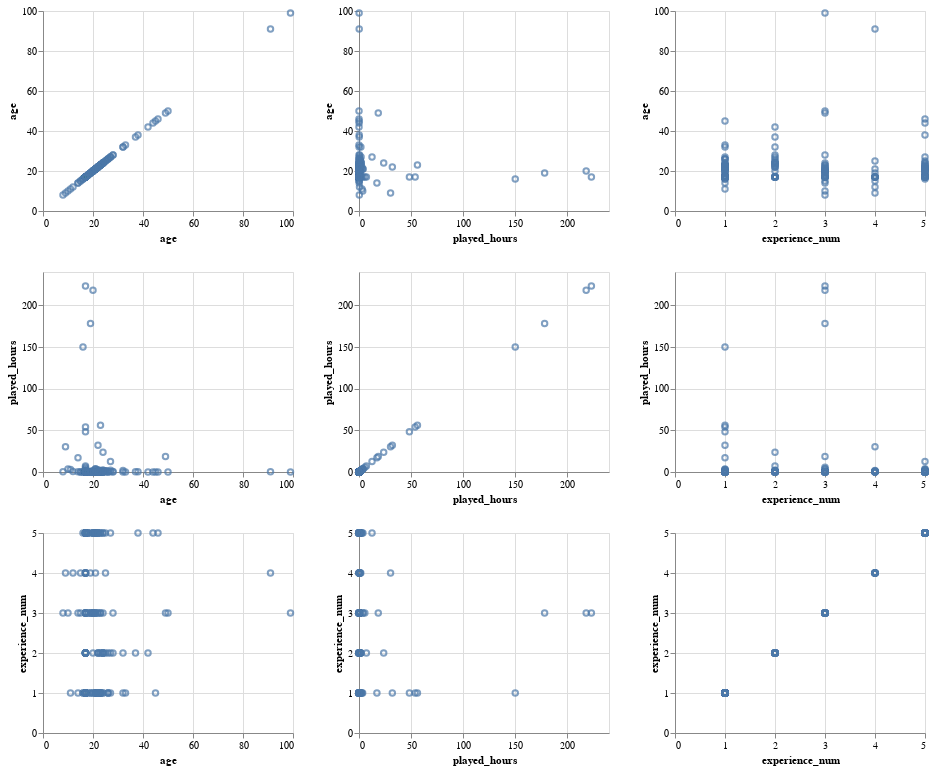

Notebook cell for this chart:
### Markdown cell above
**Pairplot**

### Code cell
import altair as alt

columns = ["age", "played_hours", "experience_num"]  # pick your numeric columns

pair_plot = alt.Chart(players_filtered).mark_point().encode(
    alt.X(alt.repeat("column"), type="quantitative"),
    alt.Y(alt.repeat("row"), type="quantitative")
).properties(
    width=250,
    height=200
).repeat(
    row=columns,
    column=columns
)

pair_plot

### Figure 1 — Vega specification as saved in the notebook (floating-point values rounded to 4 significant figures; data arrays with more than 128 entries replaced by an {"elided": "..."} marker saying what was removed)
{"$schema": "https://vega.github.io/schema/vega/v5.json", "data": [{"name": "source_0"}, {"name": "data_0", "values": {"elided": "196 records"}}, {"name": "data_1", "values": {"elided": "196 records"}}, {"name": "data_2", "values": {"elided": "196 records"}}, {"name": "data_3", "values": {"elided": "196 records"}}, {"name": "data_4", "values": {"elided": "196 records"}}, {"name": "data_5", "values": {"elided": "196 records"}}, {"name": "data_0_child__row_agecolumn_age_x_domain_age", "values": [{"min": 8, "max": 99}]}, {"name": "data_0_child__row_agecolumn_age_y_domain_age", "values": [{"min": 8, "max": 99}]}, {"name": "data_1_child__row_agecolumn_played_hours_x_domain_played_hours", "values": [{"min": 0.0, "max": 223.1}]}, {"name": "data_1_child__row_agecolumn_played_hours_y_domain_age", "values": [{"min": 8, "max": 99}]}, {"name": "data_2_child__row_agecolumn_experience_num_x_domain_experience_num", "values": [{"min": 1, "max": 5}]}, {"name": "data_2_child__row_agecolumn_experience_num_y_domain_age", "values": [{"min": 8, "max": 99}]}, {"name": "data_1_child__row_played_hourscolumn_age_x_domain_age", "values": [{"min": 8, "max": 99}]}, {"name": "data_1_child__row_played_hourscolumn_age_y_domain_played_hours", "values": [{"min": 0.0, "max": 223.1}]}, {"name": "data_3_child__row_played_hourscolumn_played_hours_x_domain_played_hours", "values": [{"min": 0.0, "max": 223.1}]}, {"name": "data_3_child__row_played_hourscolumn_played_hours_y_domain_played_hours", "values": [{"min": 0.0, "max": 223.1}]}, {"name": "data_4_child__row_played_hourscolumn_experience_num_x_domain_experience_num", "values": [{"min": 1, "max": 5}]}, {"name": "data_4_child__row_played_hourscolumn_experience_num_y_domain_played_hours", "values": [{"min": 0.0, "max": 223.1}]}, {"name": "data_2_child__row_experience_numcolumn_age_x_domain_age", "values": [{"min": 8, "max": 99}]}, {"name": "data_2_child__row_experience_numcolumn_age_y_domain_experience_num", "values": [{"min": 1, "max": 5}]}, {"name": "data_4_child__row_experience_numcolumn_played_hours_x_domain_played_hours", "values": [{"min": 0.0, "max": 223.1}]}, {"name": "data_4_child__row_experience_numcolumn_played_hours_y_domain_experience_num", "values": [{"min": 1, "max": 5}]}, {"name": "data_5_child__row_experience_numcolumn_experience_num_x_domain_experience_num", "values": [{"min": 1, "max": 5}]}, {"name": "data_5_child__row_experience_numcolumn_experience_num_y_domain_experience_num", "values": [{"min": 1, "max": 5}]}], "signals": [{"name": "childWidth", "value": 250}, {"name": "childHeight", "value": 200}], "marks": [{"type": "group", "name": "child__row_agecolumn_age_group", "encode": {"update": {"height": {"signal": "childHeight"}, "width": {"signal": "childWidth"}}}, "marks": [{"type": "symbol", "name": "child__row_agecolumn_age_marks", "from": {"data": "data_0"}, "encode": {"update": {"x": {"field": "age", "scale": "child__row_agecolumn_age_x"}, "y": {"field": "age", "scale": "child__row_agecolumn_age_y"}, "opacity": {"value": 0.7}, "fill": {"value": "transparent"}, "stroke": {"value": "#4c78a8"}}}, "style": ["point"]}], "axes": [{"scale": "child__row_agecolumn_age_x", "orient": "bottom", "gridScale": "child__row_agecolumn_age_y", "maxExtent": 0, "grid": true, "domain": false, "zindex": 0, "aria": false, "minExtent": 0, "tickCount": {"signal": "ceil(childWidth/40)"}, "ticks": false, "labels": false}, {"scale": "child__row_agecolumn_age_y", "labels": false, "gridScale": "child__row_agecolumn_age_x", "aria": false, "orient": "left", "maxExtent": 0, "grid": true, "minExtent": 0, "domain": false, "tickCount": {"signal": "ceil(childHeight/40)"}, "ticks": false, "zindex": 0}, {"scale": "child__row_agecolumn_age_x", "labelFlush": true, "tickCount": {"signal": "ceil(childWidth/40)"}, "zindex": 0, "grid": false, "title": "age", "labelOverlap": true, "orient": "bottom"}, {"scale": "child__row_agecolumn_age_y", "labelOverlap": true, "tickCount": {"signal": "ceil(childHeight/40)"}, "zindex": 0, "orient": "left", "title": "age", "grid": false}], "style": "cell"}, {"type": "group", "name": "child__row_agecolumn_played_hours_group", "encode": {"update": {"height": {"signal": "childHeight"}, "width": {"signal": "childWidth"}}}, "marks": [{"type": "symbol", "name": "child__row_agecolumn_played_hours_marks", "from": {"data": "data_1"}, "encode": {"update": {"x": {"field": "played_hours", "scale": "child__row_agecolumn_played_hours_x"}, "y": {"field": "age", "scale": "child__row_agecolumn_played_hours_y"}, "stroke": {"value": "#4c78a8"}, "fill": {"value": "transparent"}, "opacity": {"value": 0.7}}}, "style": ["point"]}], "axes": [{"scale": "child__row_agecolumn_played_hours_x", "maxExtent": 0, "tickCount": {"signal": "ceil(childWidth/40)"}, "ticks": false, "minExtent": 0, "grid": true, "zindex": 0, "gridScale": "child__row_agecolumn_played_hours_y", "aria": false, "orient": "bottom", "labels": false, "domain": false}, {"scale": "child__row_agecolumn_played_hours_y", "orient": "left", "labels": false, "aria": false, "tickCount": {"signal": "ceil(childHeight/40)"}, "grid": true, "gridScale": "child__row_agecolumn_played_hours_x", "maxExtent": 0, "minExtent": 0, "zindex": 0, "domain": false, "ticks": false}, {"scale": "child__row_agecolumn_played_hours_x", "title": "played_hours", "orient": "bottom", "labelOverlap": true, "zindex": 0, "tickCount": {"signal": "ceil(childWidth/40)"}, "labelFlush": true, "grid": false}, {"scale": "child__row_agecolumn_played_hours_y", "tickCount": {"signal": "ceil(childHeight/40)"}, "orient": "left", "zindex": 0, "title": "age", "grid": false, "labelOverlap": true}], "style": "cell"}, {"type": "group", "name": "child__row_agecolumn_experience_num_group", "encode": {"update": {"width": {"signal": "childWidth"}, "height": {"signal": "childHeight"}}}, "marks": [{"type": "symbol", "name": "child__row_agecolumn_experience_num_marks", "from": {"data": "data_2"}, "encode": {"update": {"x": {"field": "experience_num", "scale": "child__row_agecolumn_experience_num_x"}, "y": {"field": "age", "scale": "child__row_agecolumn_experience_num_y"}, "fill": {"value": "transparent"}, "opacity": {"value": 0.7}, "stroke": {"value": "#4c78a8"}}}, "style": ["point"]}], "axes": [{"scale": "child__row_agecolumn_experience_num_x", "maxExtent": 0, "gridScale": "child__row_agecolumn_experience_num_y", "orient": "bottom", "labels": false, "aria": false, "domain": false, "zindex": 0, "ticks": false, "grid": true, "tickCount": {"signal": "ceil(childWidth/40)"}, "minExtent": 0}, {"scale": "child__row_agecolumn_experience_num_y", "ticks": false, "minExtent": 0, "labels": false, "grid": true, "maxExtent": 0, "orient": "left", "tickCount": {"signal": "ceil(childHeight/40)"}, "zindex": 0, "domain": false, "gridScale": "child__row_agecolumn_experience_num_x", "aria": false}, {"scale": "child__row_agecolumn_experience_num_x", "zindex": 0, "orient": "bottom", "title": "experience_num", "grid": false, "labelFlush": true, "labelOverlap": true, "tickCount": {"signal": "ceil(childWidth/40)"}}, {"scale": "child__row_agecolumn_experience_num_y", "labelOverlap": true, "orient": "left", "tickCount": {"signal": "ceil(childHeight/40)"}, "grid": false, "title": "age", "zindex": 0}], "style": "cell"}, {"type": "group", "name": "child__row_played_hourscolumn_age_group", "encode": {"update": {"width": {"signal": "childWidth"}, "height": {"signal": "childHeight"}}}, "marks": [{"type": "symbol", "name": "child__row_played_hourscolumn_age_marks", "from": {"data": "data_1"}, "encode": {"update": {"stroke": {"value": "#4c78a8"}, "x": {"field": "age", "scale": "child__row_played_hourscolumn_age_x"}, "opacity": {"value": 0.7}, "fill": {"value": "transparent"}, "y": {"field": "played_hours", "scale": "child__row_played_hourscolumn_age_y"}}}, "style": ["point"]}], "axes": [{"scale": "child__row_played_hourscolumn_age_x", "labels": false, "aria": false, "grid": true, "gridScale": "child__row_played_hourscolumn_age_y", "domain": false, "tickCount": {"signal": "ceil(childWidth/40)"}, "maxExtent": 0, "minExtent": 0, "ticks": false, "zindex": 0, "orient": "bottom"}, {"scale": "child__row_played_hourscolumn_age_y", "aria": false, "domain": false, "grid": true, "tickCount": {"signal": "ceil(childHeight/40)"}, "maxExtent": 0, "ticks": false, "gridScale": "child__row_played_hourscolumn_age_x", "orient": "left", "labels": false, "minExtent": 0, "zindex": 0}, {"scale": "child__row_played_hourscolumn_age_x", "grid": false, "orient": "bottom", "tickCount": {"signal": "ceil(childWidth/40)"}, "zindex": 0, "title": "age", "labelFlush": true, "labelOverlap": true}, {"scale": "child__row_played_hourscolumn_age_y", "title": "played_hours", "orient": "left", "labelOverlap": true, "tickCount": {"signal": "ceil(childHeight/40)"}, "grid": false, "zindex": 0}], "style": "cell"}, {"type": "group", "name": "child__row_played_hourscolumn_played_hours_group", "encode": {"update": {"width": {"signal": "childWidth"}, "height": {"signal": "childHeight"}}}, "marks": [{"type": "symbol", "name": "child__row_played_hourscolumn_played_hours_marks", "from": {"data": "data_3"}, "encode": {"update": {"x": {"field": "played_hours", "scale": "child__row_played_hourscolumn_played_hours_x"}, "stroke": {"value": "#4c78a8"}, "y": {"field": "played_hours", "scale": "child__row_played_hourscolumn_played_hours_y"}, "opacity": {"value": 0.7}, "fill": {"value": "transparent"}}}, "style": ["point"]}], "axes": [{"scale": "child__row_played_hourscolumn_played_hours_x", "tickCount": {"signal": "ceil(childWidth/40)"}, "aria": false, "grid": true, "maxExtent": 0, "zindex": 0, "ticks": false, "minExtent": 0, "gridScale": "child__row_played_hourscolumn_played_hours_y", "orient": "bottom", "labels": false, "domain": false}, {"scale": "child__row_played_hourscolumn_played_hours_y", "tickCount": {"signal": "ceil(childHeight/40)"}, "maxExtent": 0, "gridScale": "child__row_played_hourscolumn_played_hours_x", "labels": false, "aria": false, "minExtent": 0, "ticks": false, "orient": "left", "grid": true, "zindex": 0, "domain": false}, {"scale": "child__row_played_hourscolumn_played_hours_x", "labelOverlap": true, "tickCount": {"signal": "ceil(childWidth/40)"}, "title": "played_hours", "zindex": 0, "labelFlush": true, "orient": "bottom", "grid": false}, {"scale": "child__row_played_hourscolumn_played_hours_y", "title": "played_hours", "labelOverlap": true, "zindex": 0, "grid": false, "orient": "left", "tickCount": {"signal": "ceil(childHeight/40)"}}], "style": "cell"}, {"type": "group", "name": "child__row_played_hourscolumn_experience_num_group", "encode": {"update": {"width": {"signal": "childWidth"}, "height": {"signal": "childHeight"}}}, "marks": [{"type": "symbol", "name": "child__row_played_hourscolumn_experience_num_marks", "from": {"data": "data_4"}, "encode": {"update": {"y": {"field": "played_hours", "scale": "child__row_played_hourscolumn_experience_num_y"}, "opacity": {"value": 0.7}, "fill": {"value": "transparent"}, "stroke": {"value": "#4c78a8"}, "x": {"field": "experience_num", "scale": "child__row_played_hourscolumn_experience_num_x"}}}, "style": ["point"]}], "axes": [{"scale": "child__row_played_hourscolumn_experience_num_x", "zindex": 0, "domain": false, "aria": false, "grid": true, "labels": false, "tickCount": {"signal": "ceil(childWidth/40)"}, "orient": "bottom", "ticks": false, "maxExtent": 0, "gridScale": "child__row_played_hourscolumn_experience_num_y", "minExtent": 0}, {"scale": "child__row_played_hourscolumn_experience_num_y", "labels": false, "orient": "left", "tickCount": {"signal": "ceil(childHeight/40)"}, "aria": false, "ticks": false, "domain": false, "zindex": 0, "gridScale": "child__row_played_hourscolumn_experience_num_x", "maxExtent": 0, "grid": true, "minExtent": 0}, {"scale": "child__row_played_hourscolumn_experience_num_x", "labelOverlap": true, "grid": false, "orient": "bottom", "labelFlush": true, "title": "experience_num", "tickCount": {"signal": "ceil(childWidth/40)"}, "zindex": 0}, {"scale": "child__row_played_hourscolumn_experience_num_y", "zindex": 0, "labelOverlap": true, "orient": "left", "grid": false, "title": "played_hours", "tickCount": {"signal": "ceil(childHeight/40)"}}], "style": "cell"}, {"type": "group", "name": "child__row_experience_numcolumn_age_group", "encode": {"update": {"height": {"signal": "childHeight"}, "width": {"signal": "childWidth"}}}, "marks": [{"type": "symbol", "name": "child__row_experience_numcolumn_age_marks", "from": {"data": "data_2"}, "encode": {"update": {"y": {"field": "experience_num", "scale": "child__row_experience_numcolumn_age_y"}, "fill": {"value": "transparent"}, "opacity": {"value": 0.7}, "stroke": {"value": "#4c78a8"}, "x": {"field": "age", "scale": "child__row_experience_numcolumn_age_x"}}}, "style": ["point"]}], "axes": [{"scale": "child__row_experience_numcolumn_age_x", "gridScale": "child__row_experience_numcolumn_age_y", "grid": true, "labels": false, "aria": false, "orient": "bottom", "domain": false, "maxExtent": 0, "minExtent": 0, "zindex": 0, "tickCount": {"signal": "ceil(childWidth/40)"}, "ticks": false}, {"scale": "child__row_experience_numcolumn_age_y", "gridScale": "child__row_experience_numcolumn_age_x", "minExtent": 0, "orient": "left", "labels": false, "zindex": 0, "aria": false, "grid": true, "tickCount": {"signal": "ceil(childHeight/40)"}, "maxExtent": 0, "ticks": false, "domain": false}, {"scale": "child__row_experience_numcolumn_age_x", "tickCount": {"signal": "ceil(childWidth/40)"}, "zindex": 0, "labelOverlap": true, "title": "age", "labelFlush": true, "orient": "bottom", "grid": false}, {"scale": "child__row_experience_numcolumn_age_y", "title": "experience_num", "orient": "left", "labelOverlap": true, "tickCount": {"signal": "ceil(childHeight/40)"}, "zindex": 0, "grid": false}], "style": "cell"}, {"type": "group", "name": "child__row_experience_numcolumn_played_hours_group", "encode": {"update": {"height": {"signal": "childHeight"}, "width": {"signal": "childWidth"}}}, "marks": [{"type": "symbol", "name": "child__row_experience_numcolumn_played_hours_marks", "from": {"data": "data_4"}, "encode": {"update": {"x": {"field": "played_hours", "scale": "child__row_experience_numcolumn_played_hours_x"}, "opacity": {"value": 0.7}, "y": {"field": "experience_num", "scale": "child__row_experience_numcolumn_played_hours_y"}, "fill": {"value": "transparent"}, "stroke": {"value": "#4c78a8"}}}, "style": ["point"]}], "axes": [{"scale": "child__row_experience_numcolumn_played_hours_x", "maxExtent": 0, "orient": "bottom", "ticks": false, "tickCount": {"signal": "ceil(childWidth/40)"}, "gridScale": "child__row_experience_numcolumn_played_hours_y", "grid": true, "minExtent": 0, "zindex": 0, "labels": false, "domain": false, "aria": false}, {"scale": "child__row_experience_numcolumn_played_hours_y", "grid": true, "labels": false, "domain": false, "maxExtent": 0, "minExtent": 0, "orient": "left", "gridScale": "child__row_experience_numcolumn_played_hours_x", "tickCount": {"signal": "ceil(childHeight/40)"}, "aria": false, "ticks": false, "zindex": 0}, {"scale": "child__row_experience_numcolumn_played_hours_x", "grid": false, "labelOverlap": true, "orient": "bottom", "tickCount": {"signal": "ceil(childWidth/40)"}, "labelFlush": true, "zindex": 0, "title": "played_hours"}, {"scale": "child__row_experience_numcolumn_played_hours_y", "tickCount": {"signal": "ceil(childHeight/40)"}, "zindex": 0, "grid": false, "title": "experience_num", "orient": "left", "labelOverlap": true}], "style": "cell"}, {"type": "group", "name": "child__row_experience_numcolumn_experience_num_group", "encode": {"update": {"width": {"signal": "childWidth"}, "height": {"signal": "childHeight"}}}, "marks": [{"type": "symbol", "name": "child__row_experience_numcolumn_experience_num_marks", "from": {"data": "data_5"}, "encode": {"update": {"opacity": {"value": 0.7}, "fill": {"value": "transparent"}, "stroke": {"value": "#4c78a8"}, "y": {"field": "experience_num", "scale": "child__row_experience_numcolumn_experience_num_y"}, "x": {"field": "experience_num", "scale": "child__row_experience_numcolumn_experience_num_x"}}}, "style": ["point"]}], "axes": [{"scale": "child__row_experience_numcolumn_experience_num_x", "maxExtent": 0, "ticks": false, "zindex": 0, "labels": false, "aria": false, "grid": true, "gridScale": "child__row_experience_numcolumn_experience_num_y", "tickCount": {"signal": "ceil(childWidth/40)"}, "orient": "bottom", "minExtent": 0, "domain": false}, {"scale": "child__row_experience_numcolumn_experience_num_y", "maxExtent": 0, "gridScale": "child__row_experience_numcolumn_experience_num_x", "labels": false, "minExtent": 0, "zindex": 0, "domain": false, "orient": "left", "grid": true, "tickCount": {"signal": "ceil(childHeight/40)"}, "aria": false, "ticks": false}, {"scale": "child__row_experience_numcolumn_experience_num_x", "zindex": 0, "orient": "bottom", "labelOverlap": true, "title": "experience_num", "grid": false, "labelFlush": true, "tickCount": {"signal": "ceil(childWidth/40)"}}, {"scale": "child__row_experience_numcolumn_experience_num_y", "tickCount": {"signal": "ceil(childHeight/40)"}, "labelOverlap": true, "zindex": 0, "grid": false, "title": "experience_num", "orient": "left"}], "style": "cell"}], "scales": [{"name": "child__row_agecolumn_age_x", "type": "linear", "domain": [{"signal": "(data(\"data_0_child__row_agecolumn_age_x_domain_age\")[0] || {}).min"}, {"signal": "(data(\"data_0_child__row_agecolumn_age_x_domain_age\")[0] || {}).max"}], "range": [0, {"signal": "childWidth"}], "zero": true, "nice": true}, {"name": "child__row_agecolumn_age_y", "type": "linear", "domain": [{"signal": "(data(\"data_0_child__row_agecolumn_age_y_domain_age\")[0] || {}).min"}, {"signal": "(data(\"data_0_child__row_agecolumn_age_y_domain_age\")[0] || {}).max"}], "range": [{"signal": "childHeight"}, 0], "zero": true, "nice": true}, {"name": "child__row_agecolumn_played_hours_x", "type": "linear", "domain": [{"signal": "(data(\"data_1_child__row_agecolumn_played_hours_x_domain_played_hours\")[0] || {}).min"}, {"signal": "(data(\"data_1_child__row_agecolumn_played_hours_x_domain_played_hours\")[0] || {}).max"}], "range": [0, {"signal": "childWidth"}], "nice": true, "zero": true}, {"name": "child__row_agecolumn_played_hours_y", "type": "linear", "domain": [{"signal": "(data(\"data_1_child__row_agecolumn_played_hours_y_domain_age\")[0] || {}).min"}, {"signal": "(data(\"data_1_child__row_agecolumn_played_hours_y_domain_age\")[0] || {}).max"}], "range": [{"signal": "childHeight"}, 0], "zero": true, "nice": true}, {"name": "child__row_agecolumn_experience_num_x", "type": "linear", "domain": [{"signal": "(data(\"data_2_child__row_agecolumn_experience_num_x_domain_experience_num\")[0] || {}).min"}, {"signal": "(data(\"data_2_child__row_agecolumn_experience_num_x_domain_experience_num\")[0] || {}).max"}], "range": [0, {"signal": "childWidth"}], "nice": true, "zero": true}, {"name": "child__row_agecolumn_experience_num_y", "type": "linear", "domain": [{"signal": "(data(\"data_2_child__row_agecolumn_experience_num_y_domain_age\")[0] || {}).min"}, {"signal": "(data(\"data_2_child__row_agecolumn_experience_num_y_domain_age\")[0] || {}).max"}], "range": [{"signal": "childHeight"}, 0], "zero": true, "nice": true}, {"name": "child__row_played_hourscolumn_age_x", "type": "linear", "domain": [{"signal": "(data(\"data_1_child__row_played_hourscolumn_age_x_domain_age\")[0] || {}).min"}, {"signal": "(data(\"data_1_child__row_played_hourscolumn_age_x_domain_age\")[0] || {}).max"}], "range": [0, {"signal": "childWidth"}], "nice": true, "zero": true}, {"name": "child__row_played_hourscolumn_age_y", "type": "linear", "domain": [{"signal": "(data(\"data_1_child__row_played_hourscolumn_age_y_domain_played_hours\")[0] || {}).min"}, {"signal": "(data(\"data_1_child__row_played_hourscolumn_age_y_domain_played_hours\")[0] || {}).max"}], "range": [{"signal": "childHeight"}, 0], "nice": true, "zero": true}, {"name": "child__row_played_hourscolumn_played_hours_x", "type": "linear", "domain": [{"signal": "(data(\"data_3_child__row_played_hourscolumn_played_hours_x_domain_played_hours\")[0] || {}).min"}, {"signal": "(data(\"data_3_child__row_played_hourscolumn_played_hours_x_domain_played_hours\")[0] || {}).max"}], "range": [0, {"signal": "childWidth"}], "zero": true, "nice": true}, {"name": "child__row_played_hourscolumn_played_hours_y", "type": "linear", "domain": [{"signal": "(data(\"data_3_child__row_played_hourscolumn_played_hours_y_domain_played_hours\")[0] || {}).min"}, {"signal": "(data(\"data_3_child__row_played_hourscolumn_played_hours_y_domain_played_hours\")[0] || {}).max"}], "range": [{"signal": "childHeight"}, 0], "nice": true, "zero": true}, {"name": "child__row_played_hourscolumn_experience_num_x", "type": "linear", "domain": [{"signal": "(data(\"data_4_child__row_played_hourscolumn_experience_num_x_domain_experience_num\")[0] || {}).min"}, {"signal": "(data(\"data_4_child__row_played_hourscolumn_experience_num_x_domain_experience_num\")[0] || {}).max"}], "range": [0, {"signal": "childWidth"}], "nice": true, "zero": true}, {"name": "child__row_played_hourscolumn_experience_num_y", "type": "linear", "domain": [{"signal": "(data(\"data_4_child__row_played_hourscolumn_experience_num_y_domain_played_hours\")[0] || {}).min"}, {"signal": "(data(\"data_4_child__row_played_hourscolumn_experience_num_y_domain_played_hours\")[0] || {}).max"}], "range": [{"signal": "childHeight"}, 0], "nice": true, "zero": true}, {"name": "child__row_experience_numcolumn_age_x", "type": "linear", "domain": [{"signal": "(data(\"data_2_child__row_experience_numcolumn_age_x_domain_age\")[0] || {}).min"}, {"signal": "(data(\"data_2_child__row_experience_numcolumn_age_x_domain_age\")[0] || {}).max"}], "range": [0, {"signal": "childWidth"}], "zero": true, "nice": true}, {"name": "child__row_experience_numcolumn_age_y", "type": "linear", "domain": [{"signal": "(data(\"data_2_child__row_experience_numcolumn_age_y_domain_experience_num\")[0] || {}).min"}, {"signal": "(data(\"data_2_child__row_experience_numcolumn_age_y_domain_experience_num\")[0] || {}).max"}], "range": [{"signal": "childHeight"}, 0], "zero": true, "nice": true}, {"name": "child__row_experience_numcolumn_played_hours_x", "type": "linear", "domain": [{"signal": "(data(\"data_4_child__row_experience_numcolumn_played_hours_x_domain_played_hours\")[0] || {}).min"}, {"signal": "(data(\"data_4_child__row_experience_numcolumn_played_hours_x_domain_played_hours\")[0] || {}).max"}], "range": [0, {"signal": "childWidth"}], "zero": true, "nice": true}, {"name": "child__row_experience_numcolumn_played_hours_y", "type": "linear", "domain": [{"signal": "(data(\"data_4_child__row_experience_numcolumn_played_hours_y_domain_experience_num\")[0] || {}).min"}, {"signal": "(data(\"data_4_child__row_experience_numcolumn_played_hours_y_domain_experience_num\")[0] || {}).max"}], "range": [{"signal": "childHeight"}, 0], "nice": true, "zero": true}, {"name": "child__row_experience_numcolumn_experience_num_x", "type": "linear", "domain": [{"signal": "(data(\"data_5_child__row_experience_numcolumn_experience_num_x_domain_experience_num\")[0] || {}).min"}, {"signal": "(data(\"data_5_child__row_experience_numcolumn_experience_num_x_domain_experience_num\")[0] || {}).max"}], "range": [0, {"signal": "childWidth"}], "zero": true, "nice": true}, {"name": "child__row_experience_numcolumn_experience_num_y", "type": "linear", "domain": [{"signal": "(data(\"data_5_child__row_experience_numcolumn_experience_num_y_domain_experience_num\")[0] || {}).min"}, {"signal": "(data(\"data_5_child__row_experience_numcolumn_experience_num_y_domain_experience_num\")[0] || {}).max"}], "range": [{"signal": "childHeight"}, 0], "zero": true, "nice": true}], "padding": 5, "background": "white", "layout": {"padding": 20, "columns": 3, "bounds": "full", "align": "all"}}
